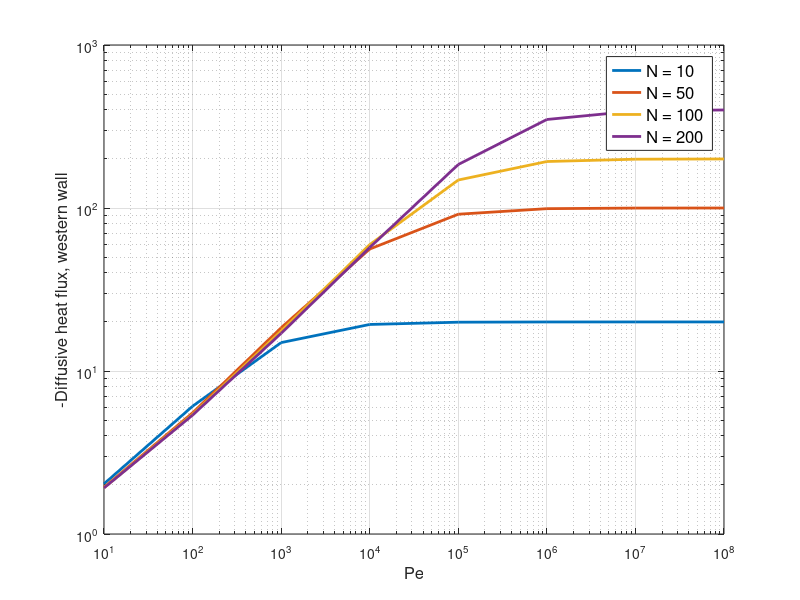

Recreate this plot in MATLAB.
%% *****************************************************************************
% File: FiniteVolumeConvectionDiffusion2D_UDS_pe.m
%   Script for simulation of steady convection-diffusion heat problem on two-
%   dimensional square domain using the Finite Volume Method on a cartesian,
%   structured mesh with square cells. Central difference fluxes applied for
%   the diffusive terms, and either central or upwinded difference fluxes
%   applied for the convective terms.
%   Implementation does not include source terms and is limited to the
%   following two sets of convective velocity fields and boundary conditions:
%     1) uniform flow [u,v] = [1,0], homogeneous Neumann BC. at north and south
%     walls (dTn/dy=dTs/dy=0), homogeneous Dirichlet BC at west wall (Tw=0),
%     inhomogeneous Dirichlet BC at east wall (Te=1).
%     2) corner flow [u,v] = [-x,y], homogeneous Neumann BC. at north wall
%     (dTn/dy=0), homogeneous Dirichlet BC at west wall (Tw=0), inhomogeneous
%     Dirichlet BC at east wall (Te=1), inhomogeneous Dirichlet BC
%     at south wall (Ts=x)
%   Linear system of equations solved either directly using Matlab's backslash
%   operator, or iteratively using either Jacobi, Gauss-Seidel, or SOR stationary
%   iterative methods.
%
% Input         :
%   n           :  Number of cells along x,y-axis
%   L           :  Size of square in x,y-direction
%   Pe          :  Global Peclet number
%   problem     :  Problem #: 1 or 2, selects case of convective field and BCs
%   fvscheme    :  Finite volume scheme for convection-diffusion,
%                  either 'cds' or 'uds'
%
% Output        :
%   T           :   Temperature at cell nodes, T(1:n,1:n)
%   A           :   Convection-diffusion system matrix, A(1:n^2,1:n^2)
%   s           :   Source array with BC contributions, s(1:n,1:n)
%   TT          :   Temperature field extrapolated to walls, TT(1:n+2,1:n+2)
%   CF,DF       :   Conv. and diff. fluxes through walls, CF=[CFw,CFe,CFs,CFn]
%   GHC         :   Global heat conservation, scalar (computed from wall fluxes)
%   solve_time  :   CPU-time for solving system of linear equations A*T(:)=s(:)
%   Plots of the temperature field and convective velocity field
%
% Author        : <<author>>
% Date          : <<date>>
% Version       : <<version#>>
%*******************************************************************************

%% Clear
clear all      % Clears all variables from workspace
close all      % Closes all open figure windows
clc            % Clears the command window

%% =================================== INPUT ===================================
% Define problem parameters
n         = 10;                 % Number of cells along x,y-axis
L         = 1;                   % Size of the square domain in x,y-direction
Pe_values = 10.^[1:8];           % Pe = 10^1, 10^2, ..., 10^8                % Global Peclet number (dimensionless)
problem   = 2;                   % Problem number to solve (1 or 2 - see problem description)
fvscheme = 'uds';


% Loop for different cell numbers (n) to examine convergence
n = [10,50,100,200];
N = n;   % Store values of n to loop over them

for p = 1:length(Pe_values)
    Pe = Pe_values(p);
    count = 1;

    for ii = N
        n = ii;   % Assign current value of n to variable for each iteration
    
        %% 1) Coordinate arrays
        % Define grid spacing and cell center coordinates
        dx = L/n;                       % Cell size in x-direction
        dy = L/n;                        % Cell size in y-direction
        xf = 0:dx:L;                     % Cell face coordinates along x-axis
        yf = 0:dy:L;                     % Cell face coordinates along y-axis
        xc = dx/2:dx:L-dx/2;             % Cell center coordinates along x-axis
        yc = dy/2:dy:L-dy/2;             % Cell center coordinates along y-axis
    
        %% 2) Generate convective velocity field at cell faces
        % Depending on the selected problem, set up velocity fields
    
        if problem == 1  % Problem 1 - Uniform flow
            UFw = ones(n);  % Western face velocity, u = 1
            UFe = ones(n);  % Eastern face velocity, u = 1
            VFs = zeros(n); % Southern face velocity, v = 0
            VFn = zeros(n); % Northern face velocity, v = 0
    
        elseif problem == 2  % Problem 2 - Corner flow
            UFw = repmat(-xf(1:n),n,1);    % Western face velocity, u = -x
            UFe = repmat(-xf(2:n+1),n,1);  % Eastern face velocity, u = -x
            VFs = repmat(xf(1:n)',1,n);    % Southern face velocity, v = y
            VFn = repmat(xf(2:n+1)',1,n);  % Northern face velocity, v = y
        else
            disp('problem not implemented') % Display error if problem number is invalid
        end
    
        clearvars aW aS aE aP aN   % Clear previously defined variables for fluxes
    
        % Initialize source array for boundary conditions
        s = zeros(n);   % Source array
    
        %% 3) Initialize fluxes and finite volume coefficients
        % Coefficients for diffusive terms (central differences) - see page 121
        Dw = -dy/dx;
        De = -dy/dx;
        Ds = -dx/dy;
        Dn = -dx/dy;
    
        % Compute fluxes based on Peclet number and velocity fields
        Fw = Pe * UFw * dy;
        Fe = Pe * UFe * dy;
        Fs = Pe * VFs * dx;
        Fn = Pe * VFn * dx;
    
        if strcmp(fvscheme,'cds')     % CDS FV-scheme applied
            % << compute coefficients for CDS scheme here >>
            % << check whether the cell Peclet number dx*Pe>=2 - then print warning >>
            aW(1:n, 1:n) = Dw - Fw/2;
            aS(1:n, 1:n) = Ds - Fs/2;
            aN(1:n, 1:n) = Dn + Fn/2;
            aE(1:n, 1:n) = De + Fe/2;
            aP(1:n, 1:n) = -(aW + aE + aS + aN) + Fe - Fw + Fn - Fs;
        elseif strcmp(fvscheme,'uds') % UDS FV-scheme applied
    
            % Apply UDS (Upwind Difference Scheme) for convective terms
            aW(1:n, 1:n) = Dw + min(0, -Fw);    % West flux term
            aS(1:n, 1:n) = Ds + min(0, -Fs);    % South flux term
            aN(1:n, 1:n) = Dn + min(0, Fn);     % North flux term
            aE(1:n, 1:n) = De + min(0, Fe);     % East flux term
            aP(1:n, 1:n) = -(aW + aE + aS + aN) + Fe - Fw + Fn - Fs; % Coefficients for the main diagonal
        else                              % fvscheme unknown
            disp('fvscheme not implemented')
        end
    
    
        %% 4) Apply boundary conditions to the system
        % West wall (Dirichlet condition)
        Ta = 0;
        aP(:, 1) = aP(:, 1) - aW(:, 1);     % Modify main diagonal for west boundary
        s(:, 1) = s(:, 1) - 2*Ta*aW(:, 1);  % Source term for west boundary
        aW(:, 1) = 0;                       % Set west flux term to 0
    
        % East wall (Dirichlet condition)
        Tb = 1;
        aP(:, n) = aP(:, n) - aE(:, n);     % Modify main diagonal for east boundary
        s(:, n) = s(:, n) - 2*Tb*aE(:, n);  % Source term for east boundary
        aE(:, n) = 0;                       % Set east flux term to 0
    
        % North wall (Neumann condition)
        Da_n = 0;
        aP(n, :) = aP(n, :) + aN(n, :);     % Modify main diagonal for north boundary
        s(n, :) = s(n, :) - aN(n, :)*dy*Da_n; % Source term for north boundary
        aN(n, :) = 0;                       % Set north flux term to 0
    
        % South wall (depends on problem type)
        if problem == 1
            Da_s = 0;           %No flux out or in the domain - (Neumann)
            aP(1, :) = aP(1, :) + aS(1, :);  % Modify main diagonal for south boundary
            s(1, :) = s(1, :) + aS(1, :)*dy*Da_s; % Source term for south boundary
            aS(1, :) = 0;                    % Set south flux term to 0
        elseif problem == 2
            Ts = xc;                         % Variable temperature at south wall
            aP(1, :) = aP(1, :) - aS(1, :);   % Modify main diagonal for south boundary
            s(1, :) = s(1, :) - 2*Ts.*aS(1, :); % Source term for south boundary
            aS(1, :) = 0;                    % Set south flux term to 0
        else
            disp('problem not implemented')  % Display error if problem number is invalid
        end
    
        % Build sparse system matrix A
        b1 = [aW(n+1:end), zeros(n, 1)'];
        b2 = [aS(2:end), 0];
        b3 = aP(:)';
        b4 = [0, aN(1:end-1)];
        b5 = [zeros(n, 1)', aE(1:end-n)];
        A = spdiags([b1; b2; b3; b4; b5]', [-n, -1:1, n], n^2, n^2);  % Sparse matrix A
    
        % Solve the system of equations for temperature
        if exist('A','var') && exist('s','var')
            T = zeros(n);                   % Initialize temperature field
            solve_time = tic;               % Start timing for solution
            T(:) = A\s(:);                  % Solve for temperature field
            solve_time = toc(solve_time);   % Stop timing for solution
        end
    
        %% ============================== Post-processing ==============================
    
    
    
        %% 1) Coordinate arrays
        % Input  : n, L
        % Output : dx cell size
        %          xf cell face coordinate vector (of length n+1)
        %          xc cell center coordinate vector (of length n)
        dx = L/(n);                       % Cell size in x-direction
        dy = L/(n);                       % Cell size in y-direction
        xf = 0:dx:L;                     % Cell face coordinates along x-axis
        yf = 0:dy:L;                     % Cell face coordinates along y-axis
        xc = dx/2:dx:L-dx/2;             % Cell center coordinates along x-axis
        yc = dy/2:dy:L-dy/2;             % Cell center coordinates along y-axis
        
        %% 2) Generate convective velocity field
        % Input  : n, xf
        % Output : UFw, UFe, VFs, VFn cell faces velocities (arrays of size n*n)
        
        
        %% 3) Extrapolate temperature field to walls
        % << Input  : n, dx, fvscheme, problem, T >>
        % << Output : TT extended temperature field array (of size (n+2)*(n+2) ) >>
        % 
        % << hints  : >>
        % <<  - the temperature in the corners is not uniquely defined from the >>
        % <<    extrapolation expressions, however, as the corner temperatures >>
        % <<    are not used, just leave the corners equal to zero (plotting the >>
        % <<    temperatur field with 'surf' will not show this) >>
        % <<  - see notes section 5.3 >>
        TT = zeros(n+2);                 % Initialize extended temperature array
        TT(2:n+1, 2:n+1) = T;            % Insert internal temperature values into TT
        
        % Horizontal is Dirichlet for each of the problems
        if strcmp(fvscheme,'cds')     % CDS FV-scheme applied
            TT(:, 1) = Ta;                   % Set west boundary value
            TT(:, n+2) = Tb;                 % Set east boundary value
        
        elseif strcmp(fvscheme,'uds') % UDS FV-scheme applied
            TT(:, 1) = Ta;        % Set west boundary value
            TT(:, n+2) = Tb;                 % Set east boundary value
        end
        
        if problem == 1                 % problem 1 - uniform flow
            if strcmp(fvscheme,'cds')     % CDS FV-scheme applied
                TT(1,2:n+1) = T(1,:);    % South - Neumann
                TT(n+2,2:n+1) = T(n,:);   % North - Neumann
    
                
                Ts_wall = TT(2,2:n+1);    % South - Neumann
                Tn_wall = TT(n+1,2:n+1) + 0.5*dy*Da_n;   % North - Neumann
                Tw_wall = Ta;
                Te_wall = Tb;
        
            elseif strcmp(fvscheme,'uds') % UDS FV-scheme applied
                TT(1,2:n+1) = T(1,:);    % South - Neumann
                TT(n+2,2:n+1) = T(n,:);   % North - Neumann
    
                Ts_wall = TT(2,2:n+1);    % South - Neumann
                Tn_wall = TT(n+1,2:n+1);   % North - Neumann
                Tw_wall = 2*Ta - TT(2:n+1,2);
                Te_wall = TT(2:n+1,n+1);
            end
        
        elseif problem == 2             % problem 2 - corner flow
            if strcmp(fvscheme,'cds')     % CDS FV-scheme applied
                TT(1,2:n+1) = Ts;    % South - Diricht
                TT(n+2,2:n+1) = TT(n+1,2:n+1);
                TT(:,n+2) = Tb;
                
                Ts_wall = Ts;    % South - Diricht
                Tn_wall = TT(n+1,2:n+1) + 0.5*dy*Da_n;   % North - Neumann
                Tw_wall = Ta;
                Te_wall = Tb;
        
            elseif strcmp(fvscheme,'uds') % UDS FV-scheme applied
                TT(1,2:n+1) = Ts;
                TT(n+2,:) = TT(n+1,:);
                TT(:, n+2) = Tb;
    
                Ts_wall = 2*Ts - TT(2,2:n+1);    % South - Diricht
                Tn_wall = TT(n+1,2:n+1);   % North - Neumann
                Tw_wall = TT(2:n+1,2);
                Te_wall = 2*TT(2:n+1,n+2) - TT(2:n+1,n+1);
    
            end
        end
        
        %% 4) Compute temperature gradients at walls
        % << Input  : n, dx, problem, T
        % << Output : DTw, DTe, DTs, DTn temperature wall gradients (vectors of length n) >>
        %
        % << hints: >>
        % <<  - see notes section 5.3 >>
        
        DTw = 2/dx * (T(:,1)-Ta);
        DTe = 2/dx * (Tb - T(:,n));
        
        if problem == 1                 % problem 1 - uniform flow
                DTn = 0; 
                DTs = 0;  
        
        elseif problem == 2             % problem 2 - corner flow
                DTs = 2/dy * (TT(2, 2:n+1) - Ts);     % South - Diricht
                DTn = Da_n;    % North - Neumann
        end
        
        %% 5) Convective and diffusive wall fluxes, and global conservation of heat
        % << Input  : n, dx, TT, DTw, DTe, DTs, DTn, Pe, UFw, UFe, VFs, VFn >>
        % << Output : CF=[CFw,CFe,CFs,CFn] convective fluxes summed up over walls >>
        % <<          DF=[DFw,DFe,DFs,DFn] diffusive fluxes summed up over walls >>
        % <<          GHC global heat conservation (scalar) >>
        %
        % << hints: >>
        % <<  - see notes section 5.4 >>
    
        CFw = (Pe .* UFw(:,1) .* Tw_wall)';
        CFe = (Pe .* UFe(:,n) .* Te_wall)';
        CFs = Pe .* VFs(1,:) .* Ts_wall;
        CFn = Pe .* VFn(n,:) .* Tn_wall;
        
        
        %CF=[CFw,CFe,CFs,CFn];
        
        DFw = -DTw';
        DFe = -DTe';
        DFs = -DTs;
        DFn = -DTn;
        
        DF=[DFw,DFe,DFs,DFn];
        
        GHC = dy * sum((CFe+DFe)-(CFw+DFw)) + dx * sum((CFn+DFn)-(CFs+DFs));
    
        % Create meshgrid for plotting
        XC =[0, xc, L];
        YC = [0, yc, L];
        [XX, YY] = meshgrid(XC, YC);
    
        % Plot the temperature field
        if ii == 20
            figure(3)
            surf(XX, YY, TT)
            grid on
            xlabel('X', 'Interpreter', 'LaTex', 'FontSize', 14)
            ylabel('Y', 'Interpreter', 'LaTex', 'FontSize', 14)
            zlabel('T', 'Interpreter', 'LaTex', 'FontSize', 14)
            title([fvscheme,'Temperature field, N = 20, Problem:',num2str(problem)])
            colorbar
            colormap(cool)
        end

        % Exact soultion for problem 1
        if problem == 1
            T_exact = meshgrid((exp(Pe*xc) - 1)/(exp(Pe) - 1)); % 2-D solution should be uniform in the vertical direction and can be compared to the exact 1-D example discussed in the textbook. 
            e(scheme,count) = norm(TT(2:n+1,2:n+1) - T_exact, inf) / norm(T_exact, inf);
        end

        if problem == 2
        % convergence of heat flux along the western wall
            conv_heat_west(p,count) = sum(DFw)*dy;
        end
        [Pe_values(p),n]
        count = count + 1;
    end
    
end

%% plotting
folderName = 'plots';
if ~exist(folderName, 'dir')
    mkdir(folderName);
end
    
if problem == 2
    % plotting convergence
    figure(20)
    loglog(Pe_values, -conv_heat_west(:,1), 'LineWidth', 2)
    hold on
    loglog(Pe_values, -conv_heat_west(:,2), 'LineWidth', 2)
    loglog(Pe_values, -conv_heat_west(:,3), 'LineWidth', 2)
    loglog(Pe_values, -conv_heat_west(:,4), 'LineWidth', 2)
    hold off
    % title('Diffusive heat flux for different Pe and resolution', 'FontSize', 14, 'FontWeight', 'bold')
    legend('N = 10', 'N = 50','N = 100','N = 200', 'Location', 'Best', 'FontSize', 12)
    xlabel('Pe', 'FontSize', 12)
    ylabel('-Diffusive heat flux, western wall', 'FontSize', 12)
    grid on
    print('-depsc', 'plots/figure_2_2_Pe.eps')
end
